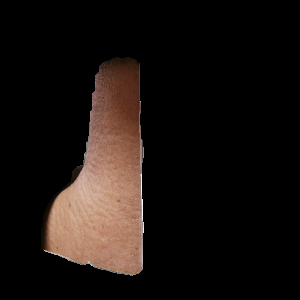
#> input picture CroppedImgs/skin1.png, 300 x 300 px, found by its file name
$ python getRandoPxVals.py
#> lines starting #> are read from the running program, lines starting #| are printed output that depends on the picture
import cv2
import numpy as np
import random
import math
from colormath.color_objects import sRGBColor, CMYKColor
from colormath.color_conversions import convert_color
import csv
import os

RGB_SCALE = 255
CMYK_SCALE = 100

def sRGBtoLinearRGB(c):
    if c <= 0.04045:
        return c / 12.92
    else:
        return ((c + 0.055) / 1.055) ** 2.4

def rgb_to_cmyk(r, g, b):
    if (r, g, b) == (0, 0, 0):
        # black
        return 0, 0, 0, CMYK_SCALE

    # rgb [0,255] -> cmy [0,1]
    c = 1 - r / RGB_SCALE
    m = 1 - g / RGB_SCALE
    y = 1 - b / RGB_SCALE

    # extract out k [0, 1]
    min_cmy = min(c, m, y)
    c = (c - min_cmy) / (1 - min_cmy)
    m = (m - min_cmy) / (1 - min_cmy)
    y = (y - min_cmy) / (1 - min_cmy)
    k = min_cmy

    # rescale to the range [0,CMYK_SCALE]
    return int(c * CMYK_SCALE), int(m * CMYK_SCALE), int(y * CMYK_SCALE), int(k * CMYK_SCALE)

def rgbToLab(r, g, b) :
    r = r / 255
    g = g / 255
    b = b / 255

    if r > 0.04045:
        r = (r + 0.055) / 1.055 ** 2.4
    else:
        r = r / 12.92

    if g > 0.04045:
        g = (g + 0.055) / 1.055 ** 2.4
    else:
        g = g / 12.92

    if b > 0.04045:
        b = (b + 0.055) / 1.055 ** 2.4
    else:
        b = b / 12.92

    x = (r * 0.4124 + g * 0.3576 + b * 0.1805) / 0.95047
    y = (r * 0.2126 + g * 0.7152 + b * 0.0722) / 1.00000
    z = (r * 0.0193 + g * 0.1192 + b * 0.9505) / 1.08883

    if x > 0.008856:
        x = x ** (1 / 3)
    else:
        x = (7.787 * x) + 16 / 116
    if y > 0.008856:
        y = y ** (1 / 3)
    else:
        y = (7.787 * y) + 16 / 116
    if z > 0.008856:
        z = z ** (1 / 3)
    else:
        z = (7.787 * z) + 16 / 116

    return f"{(116 * y) - 16:.5f},{500 * (x - y):.5f},{200 * (y - z):.5f}"

def rgbToHsv(r, g, b):
    rabs = r / 255
    gabs = g / 255
    babs = b / 255
    v = max(rabs, gabs, babs)
    diff = v - min(rabs, gabs, babs)
    diffc = lambda c: (v - c) / 6 / diff + 1 / 2
    percentRoundFn = lambda num: round(num * 100) / 100
    if diff == 0:
        h = s = 0
    else:
        s = diff / v
        rr = diffc(rabs)
        gg = diffc(gabs)
        bb = diffc(babs)
        if rabs == v:
            h = bb - gg
        elif gabs == v:
            h = (1 / 3) + rr - bb
        elif babs == v:
            h = (2 / 3) + gg - rr
        if h < 0:
            h += 1
        elif h > 1:
            h -= 1
    return f"{round(h * 360)},{percentRoundFn(s * 100)},{percentRoundFn(v * 100)}"

def rgbToLuminance(r, g, b):
      return (((0.2126*r/255)+(0.7152*g/255)+(0.0722*b/255))*100)

def temperature2rgb(kelvin):
    temperature = kelvin / 100.0
    if temperature < 66.0:
        red = 255
    else:
        red = temperature - 55.0
        red = 351.97690566805693 + 0.114206453784165 * red - 40.25366309332127 * math.log(red)
        if red < 0:
            red = 0
        if red > 255:
            red = 255
    if temperature < 66.0:
        green = temperature - 2
        green = -155.25485562709179 - 0.44596950469579133 * green + 104.49216199393888 * math.log(green)
        if green < 0:
            green = 0
        if green > 255:
            green = 255
    else:
        green = temperature - 50.0
        green = 325.4494125711974 + 0.07943456536662342 * green - 28.0852963507957 * math.log(green)
        if green < 0:
            green = 0
        if green > 255:
            green = 255
    if temperature >= 66.0:
        blue = 255
    else:
        if temperature <= 20.0:
            blue = 0
        else:
            blue = temperature - 10
            blue = -254.76935184120902 + 0.8274096064007395 * blue + 115.67994401066147 * math.log(blue)
            if blue < 0:
                blue = 0
            if blue > 255:
                blue = 255
    return {"red": round(red), "blue": round(blue), "green": round(green)}

def rgbToTemperature(r, g, b):
    epsilon = 0.4
    minTemperature = 1000
    maxTemperature = 40000
    while maxTemperature - minTemperature > epsilon:
        temperature = (maxTemperature + minTemperature) / 2
        testRGB = temperature2rgb(temperature)
        if (testRGB["blue"] / testRGB["red"]) >= (b / r):
            maxTemperature = temperature
        else:
            minTemperature = temperature
    return round(temperature)

def rgbToRyb(r, g, b):
    # Remove the whiteness from the color.
    w = min(r, g, b)
    r -= w
    g -= w
    b -= w

    mg = max(r, g, b)

    # Get the yellow out of the red+green.
    y = min(r, g)
    r -= y
    g -= y

    # If this unfortunate conversion combines blue and green, then cut each in
    # half to preserve the value's maximum range.
    if b and g:
        b /= 2.0
        g /= 2.0

    # Redistribute the remaining green.
    y += g
    b += g

    # Normalize to values.
    my = max(r, y, b)
    if my:
        n = mg / my
        r *= n
        y *= n
        b *= n

    # Add the white back in.
    r += w
    y += w
    b += w

    # And return back the ryb typed accordingly.
    return str(int(r)) + "," + str(int(y)) + "," + str(int(b))

def rgbToXyz(r, g, b):
    r = sRGBtoLinearRGB(r / 255)
    g = sRGBtoLinearRGB(g / 255)
    b = sRGBtoLinearRGB(b / 255)

    X = 0.4124 * r + 0.3576 * g + 0.1805 * b
    Y = 0.2126 * r + 0.7152 * g + 0.0722 * b
    Z = 0.0193 * r + 0.1192 * g + 0.9505 * b

    return str(int(X * 100)) + "," + str(int(Y * 100)) + "," + str(int(Z * 100))


#0<--Blk+++White-->255

hcmyk = ""
ncmyk = ""
hlab = ""
nlab = ""
hhsv = ""
nhsv = ""
hlum = ""
nlum = ""
htemp = ""
ntemp = ""
hryb = ""
nryb = ""
hxyz = ""
nxyz = ""


def getPixels(file_path):
    img = cv2.imread(file_path)
#> img is the input picture: shape (300, 300, 3); mean B, G, R 15.2, 18.5, 25.1

    imgW = np.size(img,1)
#> imgW = 300
    imgH = np.size(img,0)
#> imgH = 300

    #print(imgW)
    #print(imgH)

    randoW = []
    randoH = []
    pxlArray = []
    grayPixels = []

    count = 0
    #Set sample size
    n = 50
    #Sample pixels
    #While at the same time eliminating the wholly black pixels.
    while count != n:
        for i in range(0,n):
            h = random.randint(1,imgH-1)
            w = random.randint(1,imgW-1)
            if not np.all(img[h, w] == 0):
                randoW.append(w)
                randoH.append(h)
                count = count + 1
            else:
                break
#> after the loop, count = 50; randoH = 50 values, max 267 at index 1, min 60 at index 18, mean 185.9; randoW = 50 values, max 134 at index 1, min 41 at index 14, mean 91.16

    for i in range(0,n):
        pxlArray.append(img[randoH[i], randoW[i]])
        grayPixels.append(int(sum(pxlArray[i])//3))
#> after the loop, grayPixels = 50 values, max 171 at index 33, min 10 at index 8, mean 114.4; pxlArray = 50 items, first 6: [101, 128, 167], [96, 118, 163], [101, 131, 179], [50, 66, 108], [107, 120, 166], [89, 96, 132]

    data_pairs = dict(zip(grayPixels, pxlArray))
#> data_pairs = 42 items
    sorted_keys = sorted(data_pairs.keys())
#> sorted_keys = 42 values from 10 to 171
    sorted_arr2 = [data_pairs[key] for key in sorted_keys]
#> sorted_arr2 = 42 items, first 6: [6, 11, 15], [5, 11, 17], [10, 23, 37], [17, 30, 53], [26, 37, 65], [21, 37, 73]

    #sorted_arr1 = sorted_keys

    minPxVal = np.argmin(grayPixels)
#> minPxVal = 8
    maxPxVal = np.argmax(grayPixels)
#> maxPxVal = 33
    #minPxVal = sorted_arr2[10]
    #maxPxVal = sorted_arr2[50]

    #The hyperpigmented/darker skin
    r_min=pxlArray[minPxVal][0]
#> r_min = 7
    g_min=pxlArray[minPxVal][1]
#> g_min = 12
    b_min=pxlArray[minPxVal][2]
#> b_min = 11

    #The "Normal" skin tone
    r_max=pxlArray[maxPxVal][0]
#> r_max = 144
    g_max=pxlArray[maxPxVal][1]
#> g_max = 166
    b_max=pxlArray[maxPxVal][2]
#> b_max = 205
    '''
    print(r_min," ",g_min," ",g_min)
    print(r_max," ",g_max," ",g_max)

    print("CMYK -","Hyper ", rgb_to_cmyk(r_min,g_min,b_min),"       Normal ",rgb_to_cmyk(r_max,g_max,b_max))
    print("Lab  -","Hyper ", rgbToLab(r_min,g_min,b_min),"          Normal ",rgbToLab(r_max,g_max,b_max))
    print("HSV  -","Hyper ", rgbToHsv(r_min,g_min,b_min),"          Normal ",rgbToHsv(r_max,g_max,b_max))
    print("LUM  -","Hyper ", rgbToLuminance(r_min,g_min,b_min),"    Normal ",rgbToLuminance(r_max,g_max,b_max))
    print("TEMP -","Hyper ", rgbToTemperature(r_min,g_min,b_min),"  Normal ",rgbToTemperature(r_max,g_max,b_max))
    print("RYB  -","Hyper ", rgbToRyb(r_min,g_min,b_min),"          Normal ",rgbToRyb(r_max,g_max,b_max))
    print("XYZ  -","Hyper ", rgbToXyz(r_min,g_min,b_min),"          Normal ",rgbToXyz(r_max,g_max,b_max))
    '''
    hcmyk = rgb_to_cmyk(r_min,g_min,b_min)
#> in rgb_to_cmyk, `c = 1 - r / RGB_SCALE`: c = 0.973
#> in rgb_to_cmyk, `m = 1 - g / RGB_SCALE`: m = 0.953
#> in rgb_to_cmyk, `y = 1 - b / RGB_SCALE`: y = 0.957
#> in rgb_to_cmyk, `min_cmy = min(c, m, y)`: min_cmy = 0.953
#> in rgb_to_cmyk, `c = (c - min_cmy) / (1 - min_cmy)`: c = 0.417
#> in rgb_to_cmyk, `m = (m - min_cmy) / (1 - min_cmy)`: m = 0
#> in rgb_to_cmyk, `y = (y - min_cmy) / (1 - min_cmy)`: y = 0.0833
#> in rgb_to_cmyk, `k = min_cmy`: k = 0.953
#> hcmyk = (41, 0, 8, 95)
    ncmyk = rgb_to_cmyk(r_max,g_max,b_max)
#> ncmyk = (29, 19, 0, 19)

    hlab = rgbToLab(r_min,g_min,b_min)
#> in rgbToLab, `r = r / 255`: r = 0.0275
#> in rgbToLab, `g = g / 255`: g = 0.0471
#> in rgbToLab, `b = b / 255`: b = 0.0431
#> in rgbToLab, `r = r / 12.92`: r = 0.00212
#> in rgbToLab, `g = (g + 0.055) / 1.055 ** 2.4`: g = 0.0898
#> in rgbToLab, `b = (b + 0.055) / 1.055 ** 2.4`: b = 0.0863
#> in rgbToLab, `x = (r * 0.4124 + g * 0.3576 + b * 0.1805) / 0.95047`: x = 0.0511
#> in rgbToLab, `y = (r * 0.2126 + g * 0.7152 + b * 0.0722) / 1.00000`: y = 0.0709
#> in rgbToLab, `z = (r * 0.0193 + g * 0.1192 + b * 0.9505) / 1.08883`: z = 0.0852
#> in rgbToLab, `x = x ** (1 / 3)`: x = 0.371
#> in rgbToLab, `y = y ** (1 / 3)`: y = 0.414
#> in rgbToLab, `z = z ** (1 / 3)`: z = 0.44
#> hlab = '32.00495,-21.40033,-5.23916'
    nlab = rgbToLab(r_max,g_max,b_max)
#> nlab = '82.61636,-0.21657,-10.62896'

    hhsv = rgbToHsv(r_min,g_min,b_min)
#> in rgbToHsv, `rabs = r / 255`: rabs = 0.0275
#> in rgbToHsv, `gabs = g / 255`: gabs = 0.0471
#> in rgbToHsv, `babs = b / 255`: babs = 0.0431
#> in rgbToHsv, `v = max(rabs, gabs, babs)`: v = 0.0471
#> in rgbToHsv, `diff = v - min(rabs, gabs, babs)`: diff = 0.0196
#> in rgbToHsv, `s = diff / v`: s = 0.417
#> in rgbToHsv, `rr = diffc(rabs)`: rr = 0.667
#> in rgbToHsv, `gg = diffc(gabs)`: gg = 0.5
#> in rgbToHsv, `bb = diffc(babs)`: bb = 0.533
#> in rgbToHsv, `h = (1 / 3) + rr - bb`: h = 0.467
#> hhsv = '168,41.67,4.71'
    nhsv = rgbToHsv(r_max,g_max,b_max)
#> nhsv = '218,29.76,80.39'

    hlum = rgbToLuminance(r_min,g_min,b_min)
#> hlum = 4.26
    nlum = rgbToLuminance(r_max,g_max,b_max)
#> nlum = 64.37

    htemp = rgbToTemperature(r_min,g_min,b_min)
#> htemp = 24464
    ntemp = rgbToTemperature(r_max,g_max,b_max)
#> ntemp = 15005

    hryb = rgbToRyb(r_min,g_min,b_min)
#> in rgbToRyb, `w = min(r, g, b)`: w = 7
#> in rgbToRyb, `r -= w`: r = 0
#> in rgbToRyb, `g -= w`: g = 5
#> in rgbToRyb, `b -= w`: b = 4
#> in rgbToRyb, `mg = max(r, g, b)`: mg = 5
#> in rgbToRyb, `y = min(r, g)`: y = 0
#> in rgbToRyb, `b /= 2.0`: b = 2
#> in rgbToRyb, `g /= 2.0`: g = 2.5
#> in rgbToRyb, `b += g`: b = 4.5
#> in rgbToRyb, `n = mg / my`: n = 1.11
#> in rgbToRyb, `y *= n`: y = 2.78
#> in rgbToRyb, `b *= n`: b = 5
#> in rgbToRyb, `r += w`: r = 7
#> in rgbToRyb, `y += w`: y = 9.78
#> in rgbToRyb, `b += w`: b = 12
#> hryb = '7,9,12'
    nryb = rgbToRyb(r_max,g_max,b_max)
#> nryb = '144,160,205'

    hxyz = rgbToXyz(r_min,g_min,b_min)
#> in rgbToXyz, `r = sRGBtoLinearRGB(r / 255)`: r = 0.00212
#> in rgbToXyz, `g = sRGBtoLinearRGB(g / 255)`: g = 0.00368
#> in rgbToXyz, `b = sRGBtoLinearRGB(b / 255)`: b = 0.00335
#> in rgbToXyz, `X = 0.4124 * r + 0.3576 * g + 0.1805 * b`: X = 0.00279
#> in rgbToXyz, `Y = 0.2126 * r + 0.7152 * g + 0.0722 * b`: Y = 0.00332
#> in rgbToXyz, `Z = 0.0193 * r + 0.1192 * g + 0.9505 * b`: Z = 0.00366
#> hxyz = '0,0,0'
    nxyz = rgbToXyz(r_max,g_max,b_max)
#> nxyz = '36,37,63'

    data = [{'HCMYK': hcmyk, 'NCMYK': ncmyk, 'HLAB': hlab, 'NLAB': nlab,
    'HHSV':hhsv, 'NHSV':nhsv, 'HLUM':hlum, 'NLUM':nlum, 'HTEMP':htemp,
    'NTEMP':ntemp, 'HRYB': hryb, 'NRYB': nryb, 'HXYZ': hxyz, 'NXYZ':nxyz}]

    header_names = ['HCMYK', 'NCMYK', 'HLAB', 'NLAB', 'HHSV', 'NHSV',
    'HLUM', 'NLUM', 'HTEMP', 'NTEMP', 'HRYB', 'NRYB', 'HXYZ','NXYZ']

    file_path = 'data.csv'
    file_exists = os.path.exists(file_path)

    with open(file_path, mode='a', newline='') as file:
        writer = csv.DictWriter(file, fieldnames=header_names)

        # Write header if the file is newly created
        if not file_exists:
            writer.writeheader()

        # Write rows
        for row in data:
            writer.writerow(row)
#> this loop made 1 pass

    window_size = 3
    #The center value is the centre-point of the selected pixel
    #minPxVal is the location of the darkest pixel in the array
    #It is the result of the
    center = (randoW[minPxVal],randoH[minPxVal])
#> center = (60, 190)
    region = cv2.getRectSubPix(img, (window_size, window_size), center)
    resize = cv2.resize(region,(400,400),interpolation=cv2.INTER_CUBIC)
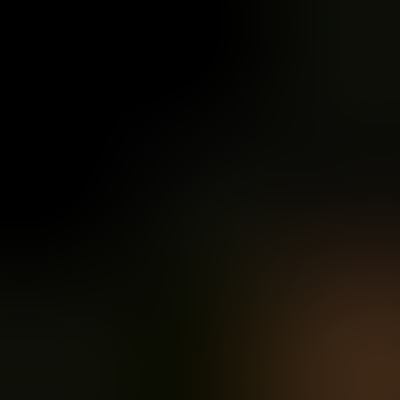
#> resize: shape (400, 400, 3); mean of channels 0, 1, 2 5.8, 11.5, 13.5; drawn as B, G, R
    cv2.imshow("Darker", resize)

    center2 = (randoW[maxPxVal],randoH[maxPxVal])
#> center2 = (98, 191)
    region2 = cv2.getRectSubPix(img, (window_size, window_size), center2)
    resize2 = cv2.resize(region2,(400,400),interpolation=cv2.INTER_CUBIC)
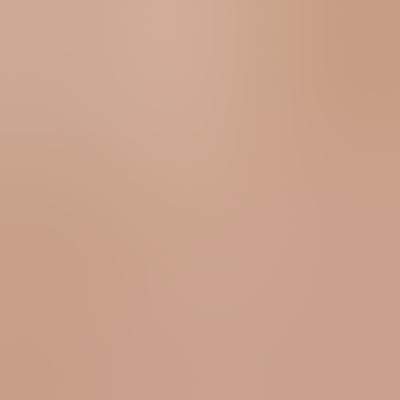
#> resize2: shape (400, 400, 3); mean of channels 0, 1, 2 141.7, 163.3, 202.6; drawn as B, G, R
    cv2.imshow("Lighter", resize2)

    cv2.waitKey(0)
    cv2.destroyAllWindows()


    '''

        imgW = np.size(img,1)
        imgH = np.size(img,0)

        #print(imgW)
        #print(imgH)

        randoW = []
        randoH = []
        pxlArray = []
        grayPixels = []

        count = 0
        #Set sample size
        n = 1000
        #Sample pixels
        #While at the same time eliminating the wholly black pixels.
        while count != n:
            for i in range(0,n):
                h = random.randint(1,imgH-1)
                w = random.randint(1,imgW-1)
                if(np.any(img[h,w])!=0 & np.any(img[h,w])>=10):
                    randoW.append(w)
                    randoH.append(h)
                    count = count + 1
                else:
                    break

        for i in range(0,n):
            pxlArray.append(img[randoH[i], randoW[i]])
            grayPixels.append(int(sum(pxlArray[i])//3))


        minPxVal = np.argmin(grayPixels)
        maxPxVal = np.argmax(grayPixels)

        #The hyperpigmented/darker skin
        r_min=pxlArray[minPxVal][0]
        g_min=pxlArray[minPxVal][1]
        b_min=pxlArray[minPxVal][2]
        #print(r_min ," ",g_min," ",b_min)
        #The "Normal" skin tone
        r_max=pxlArray[maxPxVal][0]
        g_max=pxlArray[maxPxVal][1]
        b_max=pxlArray[maxPxVal][2]
        #print(r_max," ",g_max," ",b_max)

        print("CMYK -","Hyper ", rgb_to_cmyk(r_min,g_min,b_min),"       Normal ",rgb_to_cmyk(r_max,g_max,b_max))
        print("Lab  -","Hyper ", rgbToLab(r_min,g_min,b_min),"          Normal ",rgbToLab(r_max,g_max,b_max))
        print("HSV  -","Hyper ", rgbToHsv(r_min,g_min,b_min),"          Normal ",rgbToHsv(r_max,g_max,b_max))
        print("LUM  -","Hyper ", rgbToLuminance(r_min,g_min,b_min),"    Normal ",rgbToLuminance(r_max,g_max,b_max))
        print("TEMP -","Hyper ", rgbToTemperature(r_min,g_min,b_min),"  Normal ",rgbToTemperature(r_max,g_max,b_max))
        print("RYB  -","Hyper ", rgbToRyb(r_min,g_min,b_min),"          Normal ",rgbToRyb(r_max,g_max,b_max))
        print("XYZ  -","Hyper ", rgbToXyz(r_min,g_min,b_min),"          Normal ",rgbToXyz(r_max,g_max,b_max))

        hcmyk = rgb_to_cmyk(r_min,g_min,b_min)
        ncmyk = rgb_to_cmyk(r_max,g_max,b_max)

        hlab = rgbToLab(r_min,g_min,b_min)
        nlab = rgbToLab(r_max,g_max,b_max)

        hhsv = rgbToHsv(r_min,g_min,b_min)
        nhsv = rgbToHsv(r_max,g_max,b_max)

        hlum = rgbToLuminance(r_min,g_min,b_min)
        nlum = rgbToLuminance(r_max,g_max,b_max)

        htemp = rgbToTemperature(r_min,g_min,b_min)
        ntemp = rgbToTemperature(r_max,g_max,b_max)

        hryb = rgbToRyb(r_min,g_min,b_min)
        nryb = rgbToRyb(r_max,g_max,b_max)

        hxyz = rgbToXyz(r_min,g_min,b_min)
        nxyz = rgbToXyz(r_max,g_max,b_max)

        hyperPig = get_pigmentation_info(r_min, g_min, b_min)
        normPig = get_pigmentation_info(r_max, g_max, b_max)

        for key, value in zip(hyperPig,normPig):
            pigDict[key]=value


    return render_template('index.html',
                               img_path1='skin1.png',
                               textOut1=pigDict)

    return render_template('index.html',
                               img_path1='skin1.png',
                               l1="CMYK",HCMYK=hcmyk,NCMYK=ncmyk,
                               l2="Lab",HLAB=hlab,NLAB=nlab,
                               l3="HSV",HHSV=hhsv,NHSV=nhsv,
                               l4="LUM",HLUM=hlum,NLUM=nlum,
                               l5="TEMP",HTEMP=htemp,NTEMP=ntemp,
                               l6="HRYB",HRYB=hryb,NRYB=nryb,
                               l7="XYZ",HXYZ=hxyz,NXYZ=nxyz,
                            )


    return render_template('index.html',
                               img_path1='skin1.png',
                               textOut1=pigDict)

    return render_template('index.html',
                               img_path1='skin1.png',
                               l1="CMYK",HCMYK=hcmyk,NCMYK=ncmyk,
                               l2="Lab",HLAB=hlab,NLAB=nlab,
                               l3="HSV",HHSV=hhsv,NHSV=nhsv,
                               l4="LUM",HLUM=hlum,NLUM=nlum,
                               l5="TEMP",HTEMP=htemp,NTEMP=ntemp,
                               l6="HRYB",HRYB=hryb,NRYB=nryb,
                               l7="XYZ",HXYZ=hxyz,NXYZ=nxyz,
                            )

        <table class="centre">
            <tr><td>      </td><td class="text">Hyper<td><td>Norm</td></tr>
            <tr><td>{{l1}}</td><td>{{ HCMYK }}<td><td>{{ NCMYK }}</td></tr>
            <tr><td>{{l2}}</td><td>{{ HLAB }}<td><td>{{ NLAB }}</td></tr>
            <tr><td>{{l3}}</td><td>{{ HHSV }}<td><td>{{ NHSV }}</td></tr>
            <tr><td>{{l4}}</td><td>{{ HLUM }}<td><td>{{ NLUM }}</td></tr>
            <tr><td>{{l5}}</td><td>{{ HTEMP }}<td><td>{{ NTEMP }}</td></tr>
            <tr><td>{{l6}}</td><td>{{ HRYB }}<td><td>{{ NRYB }}</td></tr>
            <tr><td>{{l7}}</td><td>{{ HXYZ }}<td><td>{{ NXYZ }}</td></tr>
        </table>

    '''


filename =  'D:\Coding\InitialProcessing\InitialProcessing\CroppedImgs\skin1.png'
getPixels(filename)

$ run again, with CroppedImgs/skin10.png copied over CroppedImgs/skin1.png
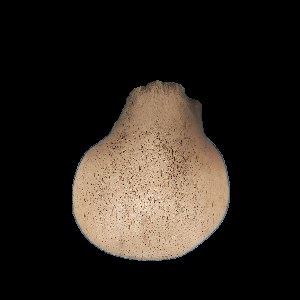
#> input picture CroppedImgs/skin10.png, 300 x 300 px, found by its file name
#> in getPixels, img is the input picture: shape (300, 300, 3); mean B, G, R 28.4, 34.6, 41.1
#> imgW = 300
#> after the loop in getPixels, `while count != n:`: count = 50; randoH = 50 values, max 253 at index 4, min 88 at index 11, mean 176.4; randoW = 50 values, max 217 at index 40, min 83 at index 42, mean 159.3
#> after the loop in getPixels, `for i in range(0,n):`: grayPixels = 50 values, max 212 at index 1, min 62 at index 27, mean 151.3; pxlArray = 50 items, first 6: [141, 172, 206], [187, 213, 237], [144, 173, 204], [140, 170, 201], [143, 173, 199], [91, 122, 155]
#> data_pairs = 39 items
#> sorted_keys = 39 values from 62 to 212
#> sorted_arr2 = 39 items, first 6: [50, 62, 74], [61, 81, 106], [67, 86, 107], [60, 87, 124], [66, 92, 128], [66, 98, 139]
#> minPxVal = 27
#> maxPxVal = 1
#> r_min = 50
#> g_min = 62
#> b_min = 74
#> r_max = 187
#> g_max = 213
#> b_max = 237
#> in rgb_to_cmyk, `c = 1 - r / RGB_SCALE`: c = 0.804
#> in rgb_to_cmyk, `m = 1 - g / RGB_SCALE`: m = 0.757
#> in rgb_to_cmyk, `y = 1 - b / RGB_SCALE`: y = 0.71
#> in rgb_to_cmyk, `c = (c - min_cmy) / (1 - min_cmy)`: c = 0.324
#> in rgb_to_cmyk, `m = (m - min_cmy) / (1 - min_cmy)`: m = 0.162
#> in rgb_to_cmyk, `y = (y - min_cmy) / (1 - min_cmy)`: y = 0
#> k = 0.71
#> hcmyk = (32, 16, 0, 70)
#> ncmyk = (21, 10, 0, 7)
#> in rgbToLab, `r = r / 255`: r = 0.196
#> in rgbToLab, `g = g / 255`: g = 0.243
#> in rgbToLab, `b = b / 255`: b = 0.29
#> in rgbToLab, `r = (r + 0.055) / 1.055 ** 2.4`: r = 0.221
#> in rgbToLab, `g = (g + 0.055) / 1.055 ** 2.4`: g = 0.262
#> in rgbToLab, `b = (b + 0.055) / 1.055 ** 2.4`: b = 0.304
#> in rgbToLab, `x = (r * 0.4124 + g * 0.3576 + b * 0.1805) / 0.95047`: x = 0.252
#> in rgbToLab, `y = (r * 0.2126 + g * 0.7152 + b * 0.0722) / 1.00000`: y = 0.256
#> in rgbToLab, `z = (r * 0.0193 + g * 0.1192 + b * 0.9505) / 1.08883`: z = 0.298
#> in rgbToLab, `x = x ** (1 / 3)`: x = 0.632
#> in rgbToLab, `y = y ** (1 / 3)`: y = 0.635
#> in rgbToLab, `z = z ** (1 / 3)`: z = 0.668
#> hlab = '57.69147,-1.77686,-6.47742'
#> nlab = '90.31477,-2.00786,-6.42863'
#> rabs = 0.196
#> gabs = 0.243
#> babs = 0.29
#> diff = 0.0941
#> s = 0.324
#> rr = 0.667
#> gg = 0.583
#> bb = 0.5
#> h = 0.583
#> hhsv = '210,32.43,29.02'
#> nhsv = '209,21.1,92.94'
#> hlum = 23.65
#> nlum = 82.04
#> htemp = 17714
#> ntemp = 10318
#> w = 50
#> in rgbToRyb, `r -= w`: r = 0
#> in rgbToRyb, `g -= w`: g = 12
#> in rgbToRyb, `b -= w`: b = 24
#> in rgbToRyb, `y = min(r, g)`: y = 0
#> in rgbToRyb, `b /= 2.0`: b = 12
#> in rgbToRyb, `g /= 2.0`: g = 6
#> in rgbToRyb, `b += g`: b = 18
#> n = 1.33
#> in rgbToRyb, `y *= n`: y = 8
#> in rgbToRyb, `b *= n`: b = 24
#> in rgbToRyb, `r += w`: r = 50
#> in rgbToRyb, `y += w`: y = 58
#> in rgbToRyb, `b += w`: b = 74
#> hryb = '50,58,74'
#> nryb = '187,204,237'
#> in rgbToXyz, `r = sRGBtoLinearRGB(r / 255)`: r = 0.0319
#> in rgbToXyz, `g = sRGBtoLinearRGB(g / 255)`: g = 0.0482
#> in rgbToXyz, `b = sRGBtoLinearRGB(b / 255)`: b = 0.0685
#> X = 0.0427
#> Y = 0.0462
#> Z = 0.0714
#> hxyz = '4,4,7'
#> nxyz = '59,64,89'
#> the loop in getPixels, `for row in data:` made 1 pass
#> center = (193, 107)
#> in getPixels, `resize = cv2.resize(region,(400,400),interpolation=cv2.INTER_CUBIC)`:
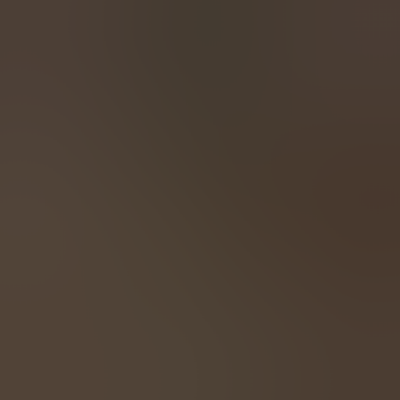
#> resize: shape (400, 400, 3); mean of channels 0, 1, 2 51.6, 62.4, 75.3; drawn as B, G, R
#> center2 = (156, 208)
#> in getPixels, `resize2 = cv2.resize(region2,(400,400),interpolation=cv2.INTER_CUBIC)`:
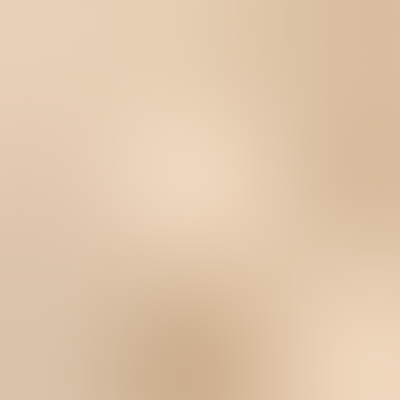
#> resize2: shape (400, 400, 3); mean of channels 0, 1, 2 171.4, 198.9, 224.4; drawn as B, G, R
